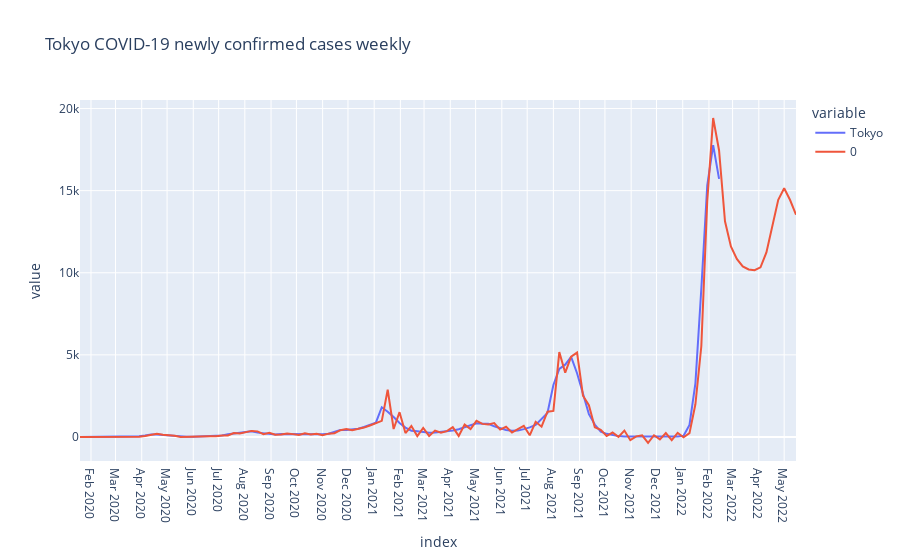

Notebook code for this chart:
### Code cell
ts_forecast = result_tokyo.predict(start=df_gr.index[0], end=df_gr.index[-1]+relativedelta(months=3))
temp_df = df_gr.Tokyo.to_frame()
temp_df = pd.concat([temp_df, ts_forecast])

fig = px.line(temp_df, title='Tokyo COVID-19 newly confirmed cases weekly')
fig.update_layout({
    'xaxis': {
        'dtick': 'M1'
    }
})
fig.show()

### Figure 1 — Plotly figure (JSON) as saved in the notebook; plotly's stock layout.template omitted (floating-point values rounded to 4 significant figures; data arrays with more than 128 entries replaced by an {"elided": "..."} marker saying what was removed)
{"data": [{"hovertemplate": "variable=Tokyo<br>index=%{x}<br>value=%{y}<extra></extra>", "legendgroup": "Tokyo", "line": {"color": "#636efa", "dash": "solid"}, "marker": {"symbol": "circle"}, "mode": "lines", "name": "Tokyo", "orientation": "v", "showlegend": true, "type": "scatter", "x": {"elided": "231 str values"}, "xaxis": "x", "y": {"elided": "231 float values"}, "yaxis": "y"}, {"hovertemplate": "variable=0<br>index=%{x}<br>value=%{y}<extra></extra>", "legendgroup": "0", "line": {"color": "#EF553B", "dash": "solid"}, "marker": {"symbol": "circle"}, "mode": "lines", "name": "0", "orientation": "v", "showlegend": true, "type": "scatter", "x": {"elided": "231 str values"}, "xaxis": "x", "y": {"elided": "231 float values"}, "yaxis": "y"}], "layout": {"autosize": true, "legend": {"title": {"text": "variable"}, "tracegroupgap": 0}, "title": {"text": "Tokyo COVID-19 newly confirmed cases weekly"}, "xaxis": {"anchor": "y", "autorange": true, "domain": [0, 1], "dtick": "M1", "range": ["2020-01-19", "2022-05-15"], "title": {"text": "index"}, "type": "date"}, "yaxis": {"anchor": "x", "autorange": true, "domain": [0, 1], "range": [-1464.0, 20520.0], "title": {"text": "value"}, "type": "linear"}}}
